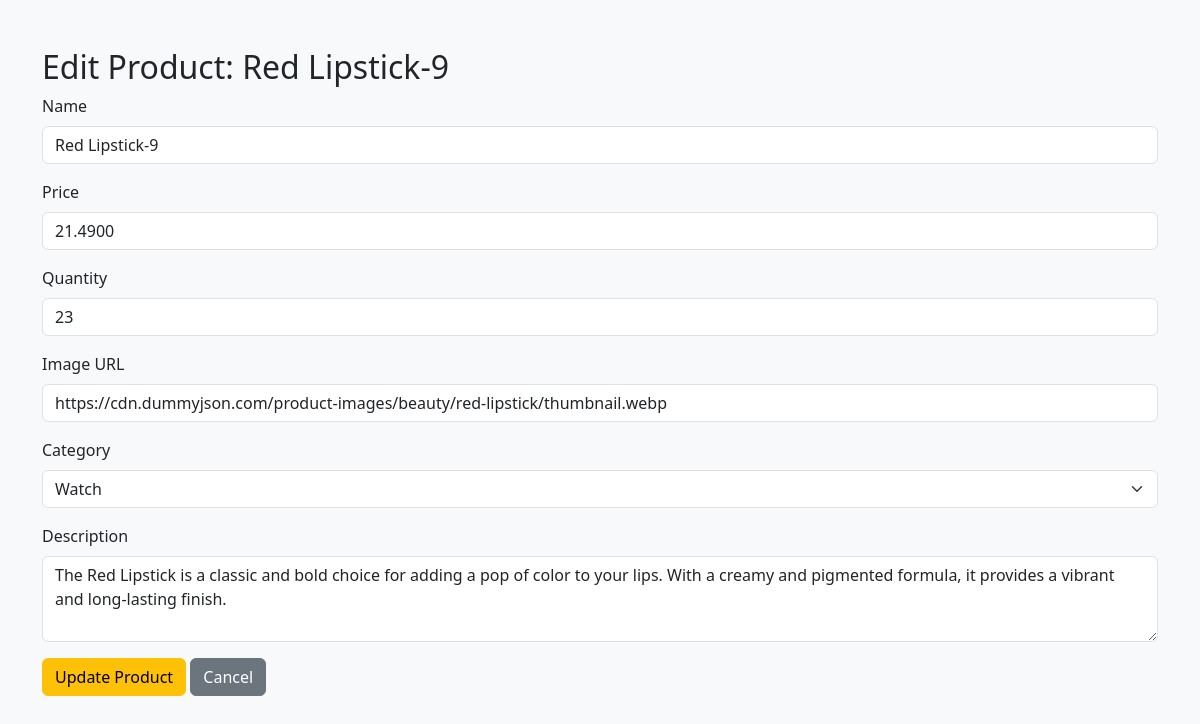
Screenshot of /edit_product.php?id=9 with the database file from the repository.
### tables this page shows
CREATE TABLE `products` (
  `id` int(11) NOT NULL,
  `name` varchar(100) NOT NULL,
  `price` decimal(12,4) NOT NULL,
  `thumbnail` varchar(255) DEFAULT NULL,
  `qty` int(10) UNSIGNED DEFAULT NULL,
  `description` text,
  `category_id` int(11) NOT NULL
);

CREATE TABLE `categories` (
  `id` int(11) NOT NULL,
  `name` varchar(100) NOT NULL,
  `slug` varchar(100) DEFAULT NULL
);

### edit_product.php (the view, shortened to what this page needs)
<?php
require_once("db_connect.php");
if (isset($_GET['id'])) {
    $id = intval($_GET['id']);
    $sql_prod = "SELECT * FROM products WHERE id = $id";
    $result_prod = $conn->query($sql_prod);
    $product = $result_prod->fetch_assoc();
    $sql_cats = "SELECT * FROM categories";
    $result_cats = $conn->query($sql_cats);
    $categories = [];
    while ($row = $result_cats->fetch_assoc()) {
        $categories[] = $row;
    }
} else {
    header("Location: products.php");
    exit();
}
?>
<!DOCTYPE html>
<html lang="en">
<head>
    <?php include("HTML/styles.php"); ?>
</head>
<body>
    <div class="container mt-5">
        <h2>Edit Product: <?php echo $product['name']; ?></h2>
        <form action="update_product.php" method="POST">
            <div class="mb-3">
                <label class="form-label">Name</label>
                <input type="text" class="form-control" name="name"
                    value="<?php echo $product['name']; ?>" required>
            </div>
            <div class="mb-3">
                <label class="form-label">Price</label>
                <input type="number" class="form-control" name="price"
                    value="<?php echo $product['price']; ?>" required>
            </div>
            <div class="mb-3">
                <label class="form-label">Quantity</label>
                <input type="number" class="form-control" name="qty"
                    value="<?php echo $product['qty']; ?>">
            </div>
            <div class="mb-3">
                <label class="form-label">Image URL</label>
                <input type="text" class="form-control" name="thumbnail"
                    value="<?php echo $product['thumbnail']; ?>">
            </div>
            <div class="mb-3">
                <label class="form-label">Category</label>
                <select name="category_id" class="form-select">
                    <?php foreach ($categories as $cat): ?>
                        <option value="<?php echo $cat['id']; ?>"
                            <?php echo ($cat['id'] == $product['category_id']) ? 'selected' : ''; ?>>
                            <?php echo $cat['name']; ?>
                        </option>
                    <?php endforeach; ?>
                </select>
            </div>
            <div class="mb-3">
                <label class="form-label">Description</label>
                <textarea class="form-control" name="description" rows="3"><?php echo $product['description']; ?></textarea>
            </div>
            <button type="submit" class="btn btn-warning">Update Product</button>
            <a href="products.php" class="btn btn-secondary">Cancel</a>
        </form>
    </div>
</body>
</html>

### HTML/styles.php (style rules this page uses)
body { background-color: #f8f9fa; min-height: 100vh; }

### rows the page displays
products: name "Red Lipstick-9", price "21.4900", qty "23", thumbnail "https://cdn.dummyjson.com/product-images/beauty/red-lipstick/thumbnail.webp", category_id "Watch", description "The Red Lipstick is a classic and bold choice for adding a pop of color to your lips. With a creamy and pigmented formula, it provides a vibrant and long-lasting finish."
